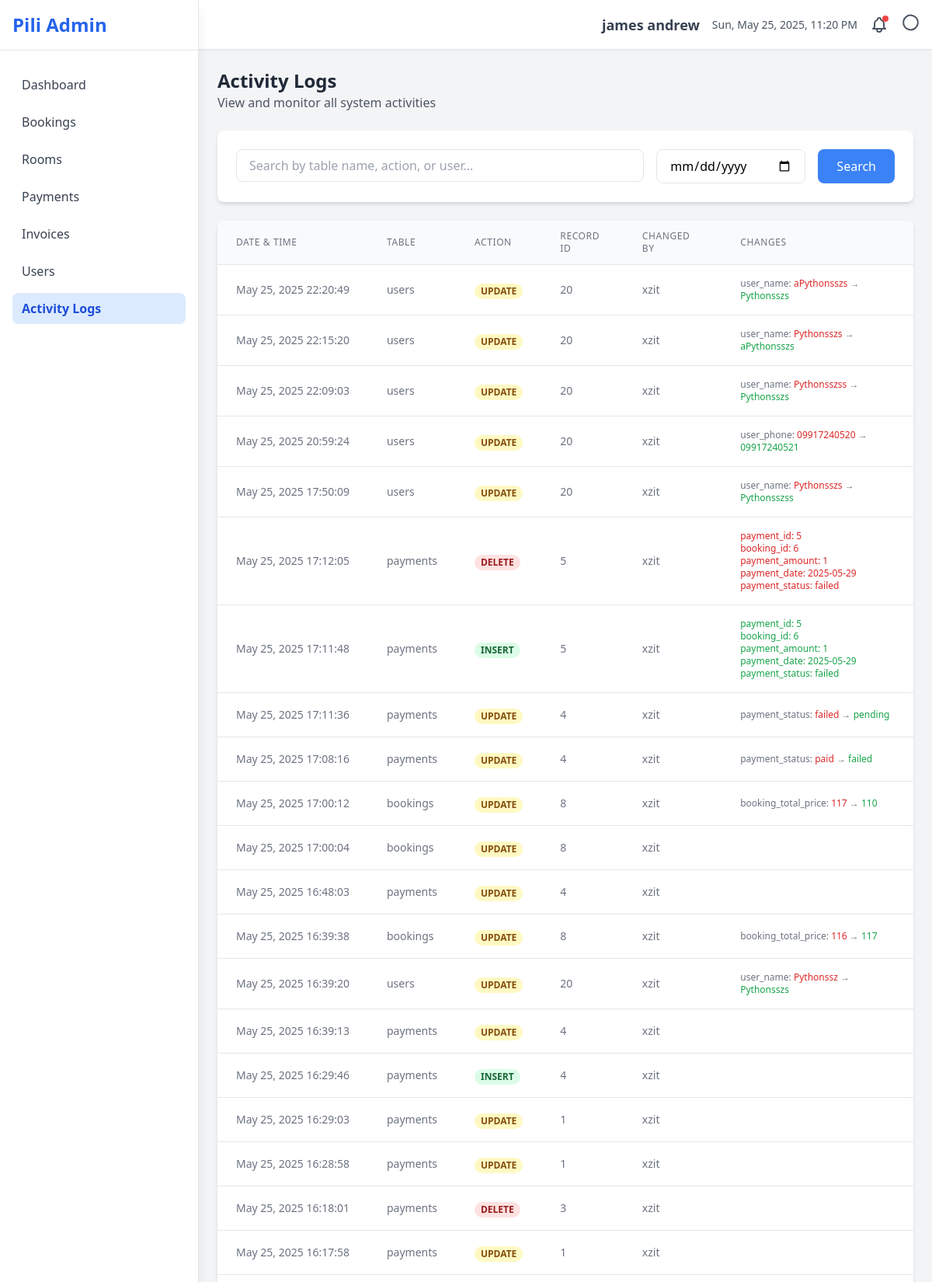
Page /Admin/activity-logs.php (signed in, upper part) on the committed database.
### tables this page shows
CREATE TABLE `audit_logs` (
  `audit_id` int(11) NOT NULL,
  `table_name` varchar(50) NOT NULL,
  `record_id` int(11) NOT NULL,
  `action` enum('INSERT','UPDATE','DELETE') NOT NULL,
  `old_data` text DEFAULT NULL,
  `new_data` text DEFAULT NULL,
  `changed_by` int(11) NOT NULL,
  `changed_at` datetime NOT NULL DEFAULT current_timestamp()
);

CREATE TABLE `users` (
  `user_id` int(10) NOT NULL,
  `user_name` varchar(255) NOT NULL,
  `user_email` varchar(255) NOT NULL,
  `user_password` varchar(255) NOT NULL,
  `user_role` enum('Guest','Admin') NOT NULL DEFAULT 'Guest',
  `user_phone` varchar(255) NOT NULL,
  `user_date_created` date NOT NULL DEFAULT curdate()
);

### Admin/activity-logs.php (the view, shortened to what this page needs)
<?php
require_once '../PHP/db.php';
$search = isset($_GET['search']) ? $_GET['search'] : '';
$date_filter = isset($_GET['date_filter']) ? $_GET['date_filter'] : '';
$query = "SELECT al.*, u.user_name as changed_by_name
          FROM audit_logs al
          LEFT JOIN users u ON al.changed_by = u.user_id
          WHERE 1=1";
$params = [];
$query .= " ORDER BY al.changed_at DESC";
$stmt = $conn->prepare($query);
$stmt->execute($params);
$logs = $stmt->fetchAll(PDO::FETCH_ASSOC);
?>
<!DOCTYPE html>
<html lang="en">
<head>
    <script src="https://cdn.tailwindcss.com"></script>
</head>
<body class="bg-gray-100">
    <?php include 'sidebar.php'; ?>
    <?php include 'navbar.php'; ?>
    <main class="md:ml-64 pt-16">
        <div class="p-6">
            <div class="mb-6">
                <h1 class="text-2xl font-bold text-gray-800">Activity Logs</h1>
                <p class="text-gray-600">View and monitor all system activities</p>
            </div>
            <div class="bg-white rounded-lg shadow-md p-6 mb-6">
                <form method="GET" class="flex flex-col md:flex-row gap-4">
                    <div class="flex-1">
                        <input type="text" name="search" value="<?php echo htmlspecialchars($search); ?>"
                            placeholder="Search by table name, action, or user..."
                            class="w-full px-4 py-2 border rounded-lg focus:outline-none focus:ring-2 focus:ring-blue-500">
                    </div>
                    <div class="w-full md:w-48">
                        <input type="date" name="date_filter" value="<?php echo htmlspecialchars($date_filter); ?>"
                            class="w-full px-4 py-2 border rounded-lg focus:outline-none focus:ring-2 focus:ring-blue-500">
                    </div>
                    <button type="submit"
                        class="bg-blue-500 text-white px-6 py-2 rounded-lg hover:bg-blue-600 transition-colors">
                        Search
                    </button>
                </form>
            </div>
            <div class="bg-white rounded-lg shadow-md overflow-hidden">
                <div class="overflow-x-auto">
                    <table class="min-w-full divide-y divide-gray-200">
                        <thead class="bg-gray-50">
                            <tr>
                                <th
                                    class="px-6 py-3 text-left text-xs font-medium text-gray-500 uppercase tracking-wider">
                                    Date & Time</th>
                                <th
                                    class="px-6 py-3 text-left text-xs font-medium text-gray-500 uppercase tracking-wider">
                                    Table</th>
                                <th
                                    class="px-6 py-3 text-left text-xs font-medium text-gray-500 uppercase tracking-wider">
                                    Action</th>
                                <th
                                    class="px-6 py-3 text-left text-xs font-medium text-gray-500 uppercase tracking-wider">
                                    Record ID</th>
                                <th
                                    class="px-6 py-3 text-left text-xs font-medium text-gray-500 uppercase tracking-wider">
                                    Changed By</th>
                                <th
                                    class="px-6 py-3 text-left text-xs font-medium text-gray-500 uppercase tracking-wider">
                                    Changes</th>
                            </tr>
                        </thead>
                        <tbody class="bg-white divide-y divide-gray-200">
                            <?php foreach ($logs as $log): ?>
                                <tr class="hover:bg-gray-50">
                                    <td class="px-6 py-4 whitespace-nowrap text-sm text-gray-500">
                                        <?php echo date('M d, Y H:i:s', strtotime($log['changed_at'])); ?>
                                    </td>
                                    <td class="px-6 py-4 whitespace-nowrap text-sm text-gray-500">
                                        <?php echo htmlspecialchars($log['table_name']); ?>
                                    </td>
                                    <td class="px-6 py-4 whitespace-nowrap">
                                        <span class="px-2 inline-flex text-xs leading-5 font-semibold rounded-full
                                            <?php
                                            switch ($log['action']) {
                                                case 'INSERT':
                                                    echo 'bg-green-100 text-green-800';
                                                    break;
                                                case 'UPDATE':
                                                    echo 'bg-yellow-100 text-yellow-800';
                                                    break;
                                                case 'DELETE':
                                                    echo 'bg-red-100 text-red-800';
                                                    break;
                                            }
                                            ?>">
                                            <?php echo htmlspecialchars($log['action']); ?>
                                        </span>
                                    </td>
                                    <td class="px-6 py-4 whitespace-nowrap text-sm text-gray-500">
                                        <?php echo htmlspecialchars($log['record_id']); ?>
                                    </td>
                                    <td class="px-6 py-4 whitespace-nowrap text-sm text-gray-500">
                                        <?php echo htmlspecialchars($log['changed_by_name']); ?>
                                    </td>
                                    <td class="px-6 py-4 text-sm text-gray-500">
                                        <?php if ($log['action'] === 'UPDATE'): ?>
                                            <div class="space-y-1">
                                                <?php
                                                $old_data = json_decode($log['old_data'], true);
                                                $new_data = json_decode($log['new_data'], true);
                                                if ($old_data && $new_data && is_array($old_data) && is_array($new_data)) {
                                                    foreach ($old_data as $key => $value) {
                                                        if (isset($new_data[$key]) && $old_data[$key] !== $new_data[$key]) {
                                                            echo "<div class='text-xs'>";
                                                            echo "<span class='font-medium'>" . htmlspecialchars($key) . ":</span> ";
                                                            echo "<span class='text-red-600'>" . htmlspecialchars($old_data[$key]) . "</span> → ";
                                                            echo "<span class='text-green-600'>" . htmlspecialchars($new_data[$key]) . "</span>";
                                                            echo "</div>";
                                                        }
                                                    }
                                                } else {
                                                    $old_parts = explode(', ', $log['old_data']);
                                                    $new_parts = explode(', ', $log['new_data']);
                                                    $old_values = [];
                                                    $new_values = [];
                                                    foreach ($old_parts as $part) {
                                                        if (strpos($part, ':') !== false) {
                                                            list($key, $value) = explode(': ', $part);
                                                            $old_values[$key] = $value;
                                                        }
                                                    }
                                                    foreach ($new_parts as $part) {
                                                        if (strpos($part, ':') !== false) {
                                                            list($key, $value) = explode(': ', $part);
                                                            $new_values[$key] = $value;
                                                        }
                                                    }
                                                    foreach ($old_values as $key => $value) {
                                                        if (isset($new_values[$key]) && $old_values[$key] !== $new_values[$key]) {
                                                            echo "<div class='text-xs'>";
                                                            echo "<span class='font-medium'>" . htmlspecialchars($key) . ":</span> ";
                                                            echo "<span class='text-red-600'>" . htmlspecialchars($old_values[$key]) . "</span> → ";
                                                            echo "<span class='text-green-600'>" . htmlspecialchars($new_values[$key]) . "</span>";
                                                            echo "</div>";
                                                        }
                                                    }
                                                }
                                                ?>
                                            </div>
                                        <?php elseif ($log['action'] === 'INSERT'): ?>
                                            <div class="text-green-600 text-xs">
                                                <?php
                                                $new_data = json_decode($log['new_data'], true);
                                                if ($new_data && is_array($new_data)) {
                                                    foreach ($new_data as $key => $value) {
                                                        echo "<div><span class='font-medium'>" . htmlspecialchars($key) . ":</span> " . htmlspecialchars($value) . "</div>";
                                                    }
                                                } else {
                                                    $new_parts = explode(', ', $log['new_data']);
                                                    foreach ($new_parts as $part) {
                                                        if (strpos($part, ':') !== false) {
                                                            list($key, $value) = explode(': ', $part);
                                                            echo "<div><span class='font-medium'>" . htmlspecialchars($key) . ":</span> " . htmlspecialchars($value) . "</div>";
                                                        }
                                                    }
                                                }
                                                ?>
                                            </div>
                                        <?php elseif ($log['action'] === 'DELETE'): ?>
                                            <div class="text-red-600 text-xs">
                                                <?php
                                                $old_data = json_decode($log['old_data'], true);
                                                if ($old_data && is_array($old_data)) {
                                                    foreach ($old_data as $key => $value) {
                                                        echo "<div><span class='font-medium'>" . htmlspecialchars($key) . ":</span> " . htmlspecialchars($value) . "</div>";
                                                    }
                                                } else {
                                                    $old_parts = explode(', ', $log['old_data']);
                                                    foreach ($old_parts as $part) {
                                                        if (strpos($part, ':') !== false) {
                                                            list($key, $value) = explode(': ', $part);
                                                            echo "<div><span class='font-medium'>" . htmlspecialchars($key) . ":</span> " . htmlspecialchars($value) . "</div>";
                                                        }
                                                    }
                                                }
                                                ?>
                                            </div>
                                        <?php endif; ?>
                                    </td>
                                </tr>
                            <?php endforeach; ?>
                        </tbody>
                    </table>
                </div>
            </div>
        </div>
    </main>
</body>
</html>

### rows in the picture
audit_logs: changed_at "May 25, 2025 22:20:49", table_name "users", action "UPDATE", record "20", users.user_name "xzit", key "user_name", old_data "aPythonsszs", new_data "Pythonsszs"
audit_logs: changed_at "May 25, 2025 22:15:20", table_name "users", action "UPDATE", record "20", users.user_name "xzit", key "user_name", old_data "Pythonsszs", new_data "aPythonsszs"
audit_logs: changed_at "May 25, 2025 22:09:03", table_name "users", action "UPDATE", record "20", users.user_name "xzit", key "user_name", old_data "Pythonsszss", new_data "Pythonsszs"
audit_logs: changed_at "May 25, 2025 20:59:24", table_name "users", action "UPDATE", record "20", users.user_name "xzit", key "user_phone", old_data "09917240520", new_data "09917240521"
audit_logs: changed_at "May 25, 2025 17:50:09", table_name "users", action "UPDATE", record "20", users.user_name "xzit", key "user_name", old_data "Pythonsszs", new_data "Pythonsszss"
audit_logs: changed_at "May 25, 2025 17:12:05", table_name "payments", action "DELETE", record "5", users.user_name "xzit", key "payment_id", value "5", key "booking_id", value "6", key "payment_amount", value "1", key "payment_date", value "2025-05-29", key "payment_status", value "failed"
audit_logs: changed_at "May 25, 2025 17:11:48", table_name "payments", action "INSERT", record "5", users.user_name "xzit", key "payment_id", value "5", key "booking_id", value "6", key "payment_amount", value "1", key "payment_date", value "2025-05-29", key "payment_status", value "failed"
audit_logs: changed_at "May 25, 2025 17:11:36", table_name "payments", action "UPDATE", record "4", users.user_name "xzit", key "payment_status", key "failed", key "pending"
audit_logs: changed_at "May 25, 2025 17:08:16", table_name "payments", action "UPDATE", record "4", users.user_name "xzit", key "payment_status", key "paid", key "failed"
audit_logs: changed_at "May 25, 2025 17:00:12", table_name "bookings", action "UPDATE", record "8", users.user_name "xzit", key "booking_total_price", key "117", key "110"
audit_logs: changed_at "May 25, 2025 17:00:04", table_name "bookings", action "UPDATE", record "8", users.user_name "xzit"
audit_logs: changed_at "May 25, 2025 16:48:03", table_name "payments", action "UPDATE", record "4", users.user_name "xzit"
audit_logs: changed_at "May 25, 2025 16:39:38", table_name "bookings", action "UPDATE", record "8", users.user_name "xzit", key "booking_total_price", key "116", key "117"
audit_logs: changed_at "May 25, 2025 16:39:20", table_name "users", action "UPDATE", record "20", users.user_name "xzit", key "user_name", old_data "Pythonssz", new_data "Pythonsszs"
audit_logs: changed_at "May 25, 2025 16:39:13", table_name "payments", action "UPDATE", record "4", users.user_name "xzit"
audit_logs: changed_at "May 25, 2025 16:29:46", table_name "payments", action "INSERT", record "4", users.user_name "xzit"
audit_logs: changed_at "May 25, 2025 16:29:03", table_name "payments", action "UPDATE", record "1", users.user_name "xzit"
audit_logs: changed_at "May 25, 2025 16:28:58", table_name "payments", action "UPDATE", record "1", users.user_name "xzit"
audit_logs: changed_at "May 25, 2025 16:18:01", table_name "payments", action "DELETE", record "3", users.user_name "xzit"
audit_logs: changed_at "May 25, 2025 16:17:58", table_name "payments", action "UPDATE", record "1", users.user_name "xzit"

### other values in the picture
$_SESSION['user_name'] "james andrew"
